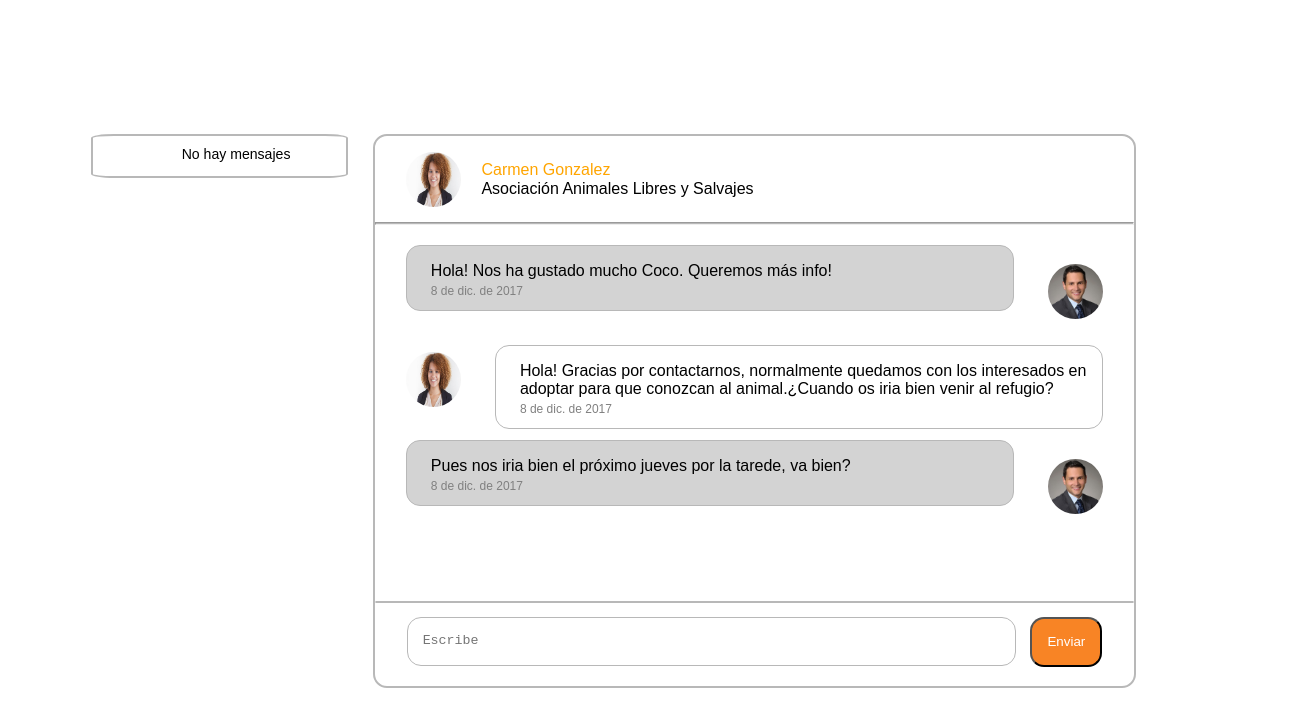
Page /pau/BandejaDeEntrada.php on the earlier database version.
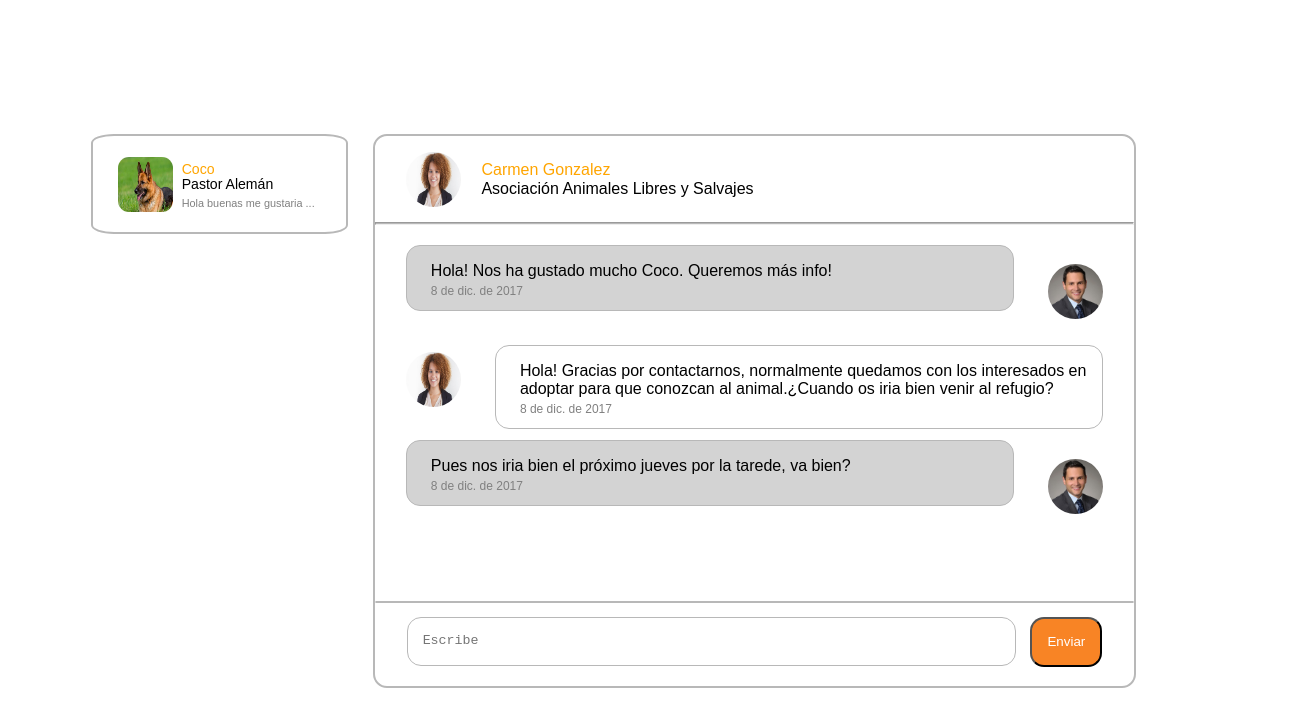
Same page on the later database version.
### tables this page shows
CREATE TABLE mascota(
  idMascota int(5) NOT NULL auto_increment primary key,
  tipoAnimal ENUM('PERRO','GATO') NOT NULL,
  nombre varchar(30) NOT NULL,
  raza int(2) NOT NULL,
  edat int(2) NOT NULL CHECK(0<edat<20),
  unidadEdad ENUM('MESES','AÑOS') NOT NULL,
  tamaño ENUM('PEQUEÑO','MEDIANO','GRANDE') NOT NULL,
  sexo ENUM('MACHO','HEMBRA') NOT NULL,
  castrado ENUM('SI','NO') NOT NULL,
  urgente ENUM('SI','NO') NOT NULL,
  idProtectora int(5) NOT NULL,
  descripcion varchar(500) NOT NULL,
  imagenPerfil varchar(50) NOT NULL,
  imagen1 varchar(50) NOT NULL,
  imagen2 varchar(50) NOT NULL
);

CREATE TABLE raza(
  idRaza int(2) NOT NULL auto_increment primary key,
  especie ENUM('PERRO','GATO') NOT NULL,
  nombre varchar(30) NOT NULL
);

### pau/BandejaDeEntrada.php (the view, shortened to what this page needs)
<!DOCTYPE html>
<html lang="es">
<link rel="stylesheet" type="text/css" href="cssPau.css" title="Color" />
	<body>
		<div class="contenido">
			<?php
				$servername = "localhost";
				$username = "root";
				$password = "";
				$dbname = "pethome";
				$conn = new mysqli($servername, $username, $password, $dbname);
				$conn->set_charset("utf8");
				$sql = "SELECT * FROM mensajeria GROUP BY idMascota";
				$result = mysqli_query($conn, $sql);
				$sqlcontador = "SELECT DISTINCT idMascota FROM mensajeria";
				$resultcontador = mysqli_query($conn, $sqlcontador);
				$contSQL = $resultcontador->num_rows;
				$idMascota = "idMascota";
				$mensaje = "mensaje";
				$nombre = "nombre";
				$imagenPerro = "imagenPerfil";
				$raza = "raza";
				$idraza = "idRaza";
				echo "<div class=PBbandejaMensajesFuera>";
				if ($contSQL > 0) {
					while ($line = mysqli_fetch_array($result)) {
							$sql2 = "SELECT * FROM mascota";
							$result2 = mysqli_query($conn, $sql2);
							while($line2 = mysqli_fetch_array($result2)){
								if($line2[$idMascota]==$line[$idMascota]){
									echo "<img class=PBimagenMensajeFuera src=".$line2[$imagenPerro]." alt=fotoPerro height=55 width=55>";
									$sql3 = "SELECT * FROM raza";
									$result3 = mysqli_query($conn, $sql3);
									while($line3 = mysqli_fetch_array($result3)){
										if($line2[$raza]==$line3[$idraza]){
											$sql4 = "SELECT mensaje FROM mensajeria WHERE fecha=(SELECT MAX(fecha) FROM mensajeria WHERE idMascota='".$line2[$idMascota]."')";
											$result4 = mysqli_query($conn, $sql4);
											while($line4 = mysqli_fetch_array($result4)){
													echo "	<div class=PBmensajeFueraDIV onclick=verMensaje();>
																<p id=PBnombrePerro class=PBmensajeNombrePerroFuera>".$line2[$nombre]."</p>
																<p class=PBmensajeRazaPerroFuera>".$line3[$nombre]."</p>
																<p class=PBmensajeFuera>".getSubString($line4[$mensaje],null)."</p>
															</div>";
											}
										}
									}
								}
							}
					}
				}else{
					echo "<div class=PBmensajeFueraDIV>
					<p class=PBmensajeNombrePerroFuera></p>
					<p class=PBmensajeRazaPerroFuera>No hay mensajes</p>
					</div>";
				}
				echo "</div>";
				echo "<div class=PBmensajeVentana>
					<img class=PBimagenVisitanteVentana src=imagenes/persona.jpg alt=fotoPersona height=55 width=55>
					<div class=PBdivVentana>
					<p class=PBmensajeNombreLocal>Carmen Gonzalez</p>
					<p class=PBmensajeNombreVisitante>Asociación Animales Libres y Salvajes</p>
					</div>
					<hr>
					<div class=PBmensajes>
					<div class=PBmensajeLocal>
					<p class=PBmensajeTexto>Hola! Nos ha gustado mucho Coco. Queremos más info!</p>
					<p class=PBmensajeFecha> 8 de dic. de 2017</p>
					</div>
					<img class=PBimagenLocal src=imagenes/persona1.jpg alt=fotoPersona height=55 width=55>
					<div class=PBmensajeVisitante>
					<p class=PBmensajeTexto>Hola! Gracias por contactarnos, normalmente quedamos con los interesados en adoptar para que conozcan al animal.¿Cuando os iria bien venir al refugio?</p>
					<p class=PBmensajeFecha> 8 de dic. de 2017</p>
					</div>
					<img class=PBimagenVisitante src=imagenes/persona.jpg alt=fotoPersona height=55 width=55>
					<div class=PBmensajeLocal>
					<p class=PBmensajeTexto>Pues nos iria bien el próximo jueves por la tarede, va bien?</p>
					<p class=PBmensajeFecha> 8 de dic. de 2017</p>
					</div>
					<img class=PBimagenLocal src=imagenes/persona1.jpg alt=fotoPersona height=55 width=55>
					</div>
					<div class=PBtxt>
					<form name=form action method=get onsubmit=subirMensaje()>
					<textarea class=PBtextoEnviar id=PBtextoEnviar placeholder=Escribe un mensaje... row=1></textarea>
					<button class=PBboton type=submit onclick=enviar()>Enviar</button>
					</form>
					</div>
					</div>";
			function getSubString($string, $length=NULL){
				if ($length == NULL)
					$length = 23;
				$stringDisplay = substr(strip_tags($string), 0, $length);
				if (strlen(strip_tags($string)) > $length)
					$stringDisplay .= ' ...';
				return $stringDisplay;
			}
			?>
		</div>
	</body>
</html>

### pau/cssPau.css (style rules this page uses)
html { margin-left:20px; font-family:Helvetica; width:1280px; resize:both; }
div.PBbandejaMensajesFuera { border: solid 2px; border-radius:9%; border-color:#B8B8B8; margin-left:5%; margin-top:10%; float:left; width:20%; }
.PBmensajeFueraDIV { float:right; width:65%; }
p.PBmensajeNombrePerroFuera { color:orange; font-size:88%; margin-top:25px; }
p.PBmensajeRazaPerroFuera { font-size:88%; margin-top:-15px; }
p.PBmensajeFuera { color:grey; font-size:68%; margin-top:-10px; }
img.PBimagenMensajeFuera { margin-left:10%; margin-top:8%; margin-bottom:8%; float:left; border-radius: 20%; }
hr { clear:both; height:1.5px; background-color:#B8B8B8; }
div.PBmensajeVentana { height:550px; border: solid 2px; border-radius: 14px 14px 14px 14px; border-color:#B8B8B8; margin-left:2%; margin-top:10%; float:left; width:60%; }
img.PBimagenVisitanteVentana { margin-left:4%; margin-top:2%; margin-bottom:2%; float:left; border-radius: 50%; }
div.PBdivVentana { float:right; width:86%; }
p.PBmensajeNombreLocal { color:orange; margin-top:25px; }
p.PBmensajeNombreVisitante { margin-top:-15px; }
div.PBmensajeLocal { border: solid 1px #B8B8B8; margin-top:1.5%; border-radius: 14px 14px 14px 14px; margin-left:4%; background:#D3D3D3; float:left; width:80%; margin-bottom:1.5%; }
img.PBimagenLocal { float:right; margin-top:4%; margin-left:4%; margin-right:4%; border-radius: 50%; }
div.PBmensajeLocal p.PBmensajeTexto { margin-left:4%; }
div.PBmensajeLocal p.PBmensajeFecha { margin-top:-12px; margin-left:4%; color:grey; font-size:75%; }
div.PBmensajeVisitante { border: solid 1px #B8B8B8; margin-top:3%; border-radius: 14px 14px 14px 14px; margin-left:2%; margin-right:4%; float:right; width:80%; }
img.PBimagenVisitante { float:left; margin-top:4%; margin-left:4%; border-radius: 50%; }
div.PBmensajeVisitante p.PBmensajeTexto { margin-left:4%; }
div.PBmensajeVisitante p.PBmensajeFecha { margin-top:-12px; margin-left:4%; color:grey; font-size:75%; }
.PBtextoEnviar { width:78%; margin-left:4%; border: 1px solid #B8B8B8; border-radius: 14px 14px 14px 14px; padding-top:15px; padding-left:2%; margin-top:2%; margin-bottom:2%; float:left; resize:none; }
.PBboton { background-color:#F88425; float:right; margin-top:2%; color:white; padding:2%; border-radius: 14px 14px 14px 14px; margin-right:4%; }
.PBtxt { border: 1px solid #B8B8B8; border-radius: 14px 14px 14px 14px; }
.PBmensajes { height:368px; overflow-y: scroll; }

Differences in the rows shown:
added mascota: nombre "Coco"
now on this page (row unchanged): raza: nombre "Pastor Alemán", mensaje "Hola buenas me gustaria ..."
Other differences:
text no longer shown: "No hay mensajes"
